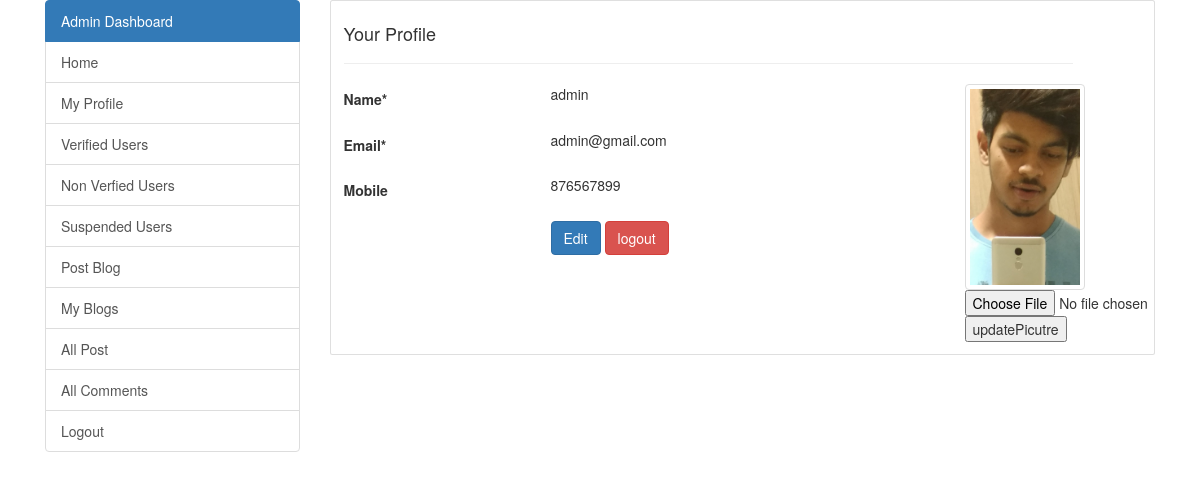
/db.php?page=myprofile (signed in), run on the app's committed database.
### tables this page shows
CREATE TABLE `user` (
  `id` int(11) NOT NULL,
  `name` varchar(200) NOT NULL,
  `email` varchar(200) NOT NULL,
  `password` varchar(200) NOT NULL,
  `contact` varchar(200) NOT NULL,
  `image` varchar(300) NOT NULL,
  `role` varchar(10) NOT NULL DEFAULT 'user',
  `isverify` int(11) NOT NULL DEFAULT '0',
  `suspend` int(11) NOT NULL DEFAULT '0'
);

### profile.php (the view)
<?php
$uid= $_SESSION['id'];
$role= $_SESSION['r'];
$sql="select * from user where id='$uid' ";
$res=mysqli_query($conn,$sql);
$row=mysqli_fetch_array($res);
$name=$row['name'];
$email=$row['email'];
$contact=$row['contact'];
$image=$row['image'];
if($role=='user')
{
  include 'userheader.php';
}
else
{
  include 'adminheader.php';
}
?>
    <div class="col-md-9">
        <div class="card">
            <div class="card-body">
                <div class="row">
                    <div class="col-md-11">
                        <h4>Your Profile</h4>
                        <hr>
                    </div>
                </div>
                <div class="row">
                    <div class="col-md-9">
                        <form action="db.php" method="POST">
                              <div class="form-group row">
                                <label for="username" class="col-4 col-form-label">Name*</label>
                                <div class="col-8">
                                  <p><?php echo $name;?></p>
                                </div>
                              </div>
                              <div class="form-group row">
                                <label for="email" class="col-4 col-form-label">Email*</label>
                                <div class="col-8">
                                 <p><?php echo $email;?></p>
                                </div>
                              </div>
                              <div class="form-group row">
                                <label for="text" class="col-4 col-form-label">Mobile</label>
                                <div class="col-8">
                                 <p><?php echo $contact;?></p>
                                </div>
                              </div>
                              <div class="form-group row">
                                <div class="offset-4 col-8">
                                 <input type="submit" value="Edit" name="edit" class="btn btn-primary">
                                 <a href="db.php?logout" class="btn btn-danger">logout</a>
                                 </div>
                              </div>
                            </form>
                    </div>
                    <div class="col-sm-3">
                      <img src="<?php echo $image;?> " width="120px" height="120px" class="img-thumbnail">
                    <form action="" method="POST" enctype="multipart/form-data">
                      <input type="file" name="image">
                      <input type="submit" name="upload" value="updatePicutre">
                    </form>
                  </div>
                </div>
            </div>
        </div>
    </div>
  </div>
</div>
</body>
</html>

### data on the page
user: name "admin", email "admin@gmail.com", contact "876567899", image (picture)
